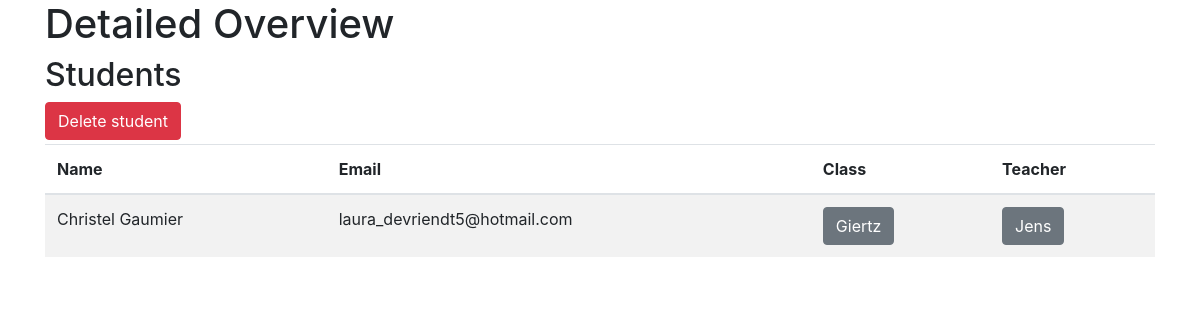
Screenshot of /?details=student&id=8 with the database file from the repository.
### tables this page shows
CREATE TABLE `student` (
  `student_id` int(11) NOT NULL AUTO_INCREMENT,
  `name` varchar(100) NOT NULL,
  `email` varchar(2083) NOT NULL,
  `class_id` int(11) NOT NULL,
  PRIMARY KEY (`student_id`),
  KEY `student_FK` (`class_id`),
  CONSTRAINT `student_FK` FOREIGN KEY (`class_id`) REFERENCES `class` (`class_id`) ON DELETE CASCADE
);

CREATE TABLE `teacher` (
  `teacher_id` int(11) NOT NULL AUTO_INCREMENT,
  `name` varchar(100) NOT NULL,
  `email` varchar(2083) NOT NULL,
  PRIMARY KEY (`teacher_id`)
);

### Controller/DetailController.php (called while the page is built, shortened)
<?php
class DetailController implements ControllerInterface {
    public function render(){
        $manager=new DatabaseManager();
        if($_GET['details']==='student') {
            $student = (new StudentLoader())->findById((int)$_GET['id']);
        }
        require 'View/detailedView.php';
    }
}

### index.php (called while the page is built, shortened)
<?php
require 'Controller/DetailController.php';
require 'Model/DatabaseManager.php';
require 'Model/ClassBecodeLoader.php';
require 'Model/StudentLoader.php';
require 'Model/Teacher.php';
require 'Model/ClassBecode.php';
require 'Model/Student.php';
if (isset($_GET['create'])) {
    $controller=new ControllerCreate();
}  elseif(isset($_GET['details'])) {
    $controller = new DetailController();
} elseif (isset($_GET['edit'])){
    $controller=new ControllerEdit();
}
else {
    $controller = new OverviewController();
}
$controller->render();

### Model/DatabaseManager.php (called while the page is built, shortened)
<?php
class DatabaseManager
{
    protected PDO $dbcontroller;
    public function __construct()
    {
        $dbhost = "localhost";
        $dbuser = "becode";
        $dbpass = PASS;
        $db = "crud";
        $driverOptions = [
            PDO::MYSQL_ATTR_INIT_COMMAND => "SET NAMES 'utf8'",
            PDO::ATTR_ERRMODE => PDO::ERRMODE_EXCEPTION,
            PDO::ATTR_DEFAULT_FETCH_MODE => PDO::FETCH_ASSOC,
        ];
        $this->dbcontroller = new PDO('mysql:host=' . $dbhost . ';dbname=' . $db, $dbuser, $dbpass, $driverOptions);
        $this->fetchTeachers();
        $this->fetchClasses();
        $this->fetchStudents();
    }
    public function getDbcontroller(): PDO
    {
        return $this->dbcontroller;
    }
    private function fetchTeachers()
    {
        $handle = $this->getDbcontroller()->prepare('SELECT * FROM teacher');
        $handle->execute();
        $teachers = $handle->fetchAll();
    }
    private function fetchClasses()
    {
        $handle = $this->getDbcontroller()->prepare('SELECT class_id, class.name as className, campus, class.teacher_id, teacher.name as teacherName,email FROM class JOIN teacher ON class.teacher_id=teacher.teacher_id');
        $handle->execute();
        $classes = $handle->fetchAll();
    }
    private function fetchStudents()
    {
        $handle = $this->getDbcontroller()->prepare('SELECT student_id, student.name as studentName, student.email as studentEmail, class.class_id, class.name as className, campus, class.teacher_id, teacher.name as teacherName,teacher.email FROM student JOIN class ON student.class_id=class.class_id JOIN teacher ON teacher.teacher_id=class.teacher_id');
        $handle->execute();
        $students = $handle->fetchAll();
    }
}

### Model/Student.php (called while the page is built)
<?php
class Student
{
private int $id;
private string $name;
private string $email;
private ClassBecode $class;
    public function __construct(int $id, string $name, string $email, ClassBecode $class)
    {
        $this->id = $id;
        $this->name = $name;
        $this->email = $email;
        $this->class = $class;
    }
    public function getId(): int
    {
        return $this->id;
    }
    public function getName(): string
    {
        return $this->name;
    }
    public function getEmail(): string
    {
        return $this->email;
    }
    public function getClass(): ClassBecode
    {
        return $this->class;
    }
}

### Model/StudentLoader.php (called while the page is built, shortened)
<?php
class StudentLoader extends DatabaseManager
{
    public function findById(int $id): Student
    {
        foreach ($this->students as $student) {
            if ($student->getId() === $id) {
                return $student;
            }
        }
    }
}

### Model/ClassBecode.php (called while the page is built, shortened)
<?php
class ClassBecode
{
private int $id;
private string $name;
private Teacher $teacher;
    public function __construct(int $id, string $name, string $campus, Teacher $teacher)
    {
        $this->id = $id;
        $this->name = $name;
        $this->teacher= $teacher;
    }
    public function getId(): int
    {
        return $this->id;
    }
    public function getName(): string
    {
        return $this->name;
    }
    public function getTeacher(): Teacher
    {
        return $this->teacher;
    }
}

### Model/Teacher.php (called while the page is built, shortened)
<?php
class Teacher
{
    private int $id;
    private string $name;
    public function __construct(int $id, string $name, string $email)
    {
        $this->id = $id;
        $this->name = $name;
    }
    public function getId(): int
    {
        return $this->id;
    }
    public function getName(): string
    {
        return $this->name;
    }
}

### View/detailedView.php (the view, shortened to what this page needs)
<?php require 'includes/header.php' ?>
<section class="container">
    <h1>Detailed Overview</h1>
    <?php if(isset($student)):?>
        <h2>Students</h2>
        <form method='post' action=''>
            <button  class='mb-1 btn btn-danger' type='submit' name='deleteStudent' value="<?php echo "{$student->getId()}";?>">Delete student</button>
        </form>
        <table class="table table-striped">
            <thead>
            <tr>
                <th>Name</th>
                <th>Email</th>
                <th>Class</th>
                <th>Teacher</th>
            </tr>
            </thead>
            <tbody>
        <tr>
            <td><?php echo"{$student->getName()}"?></td>
            <td><?php echo"{$student->getEmail()}"?></td>
            <td><a href="<?php echo "?details=class&id={$student->getClass()->getId()}"?>"class='btn btn-secondary'> <?php echo"{$student->getClass()->getName()}"?></a></td>
            <td><a href="<?php echo "?details=teacher&id={$student->getClass()->getTeacher()->getId()}"?>"class='btn btn-secondary' ><?php echo"{$student->getClass()->getTeacher()->getName()}"?></a></td>
        </tr>
            </tbody>
        </table>
    <?php endif;?>
</section>
<?php require 'includes/footer.php' ?>

### rows the page displays
student: name "Christel Gaumier", email "laura_devriendt5@hotmail.com"
teacher: name "Jens"

### other values shown
$student->getClass()->getName() "Giertz"
